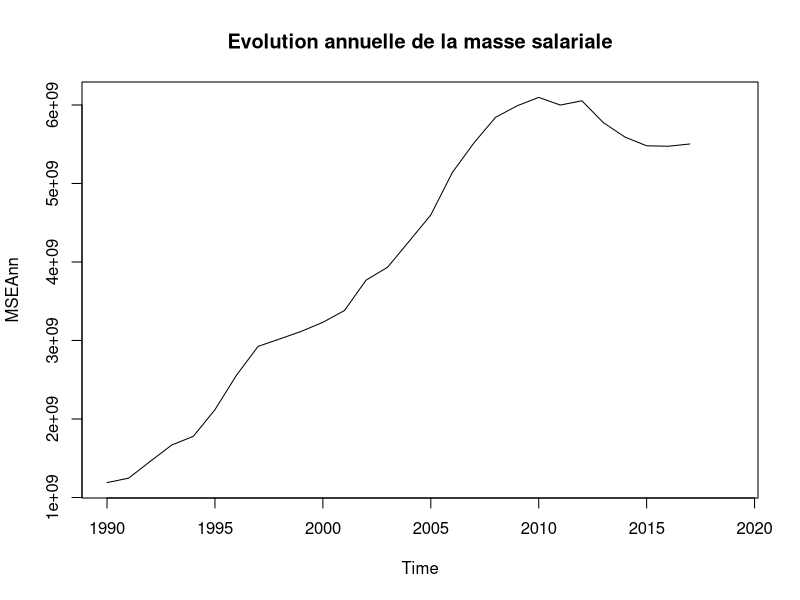
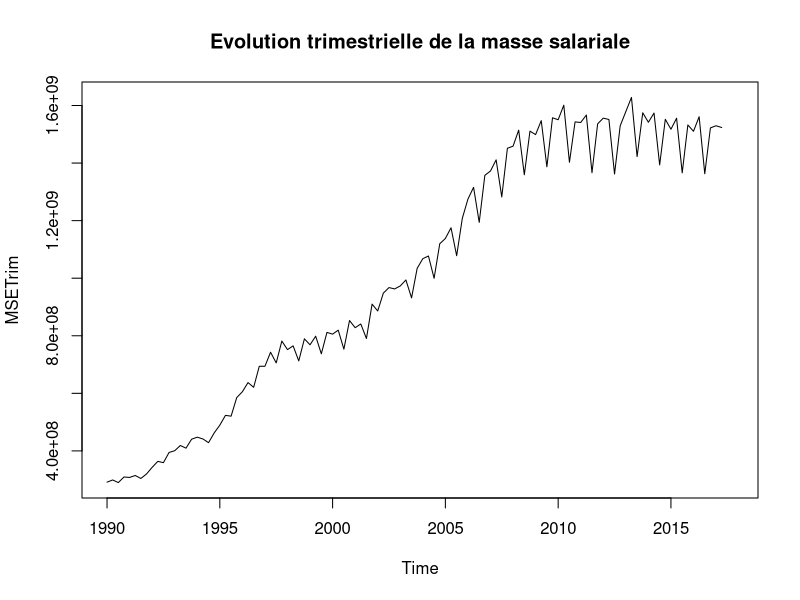
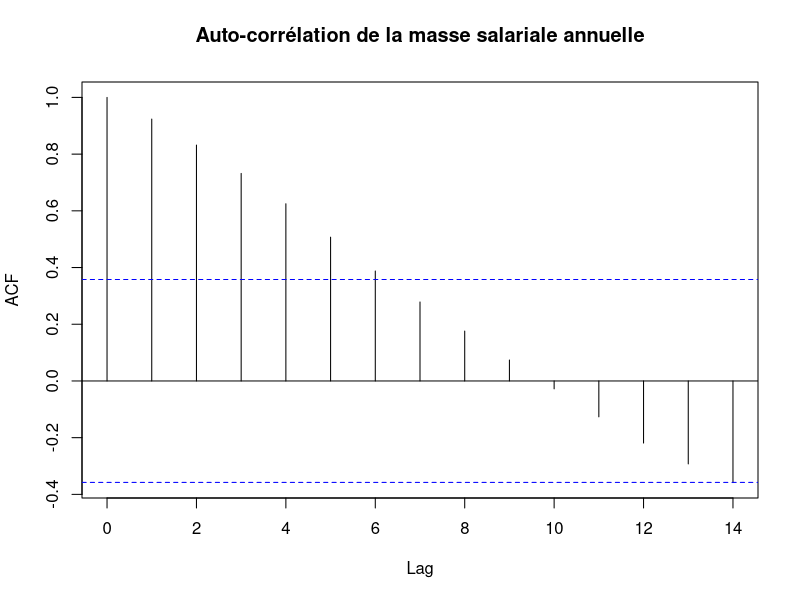
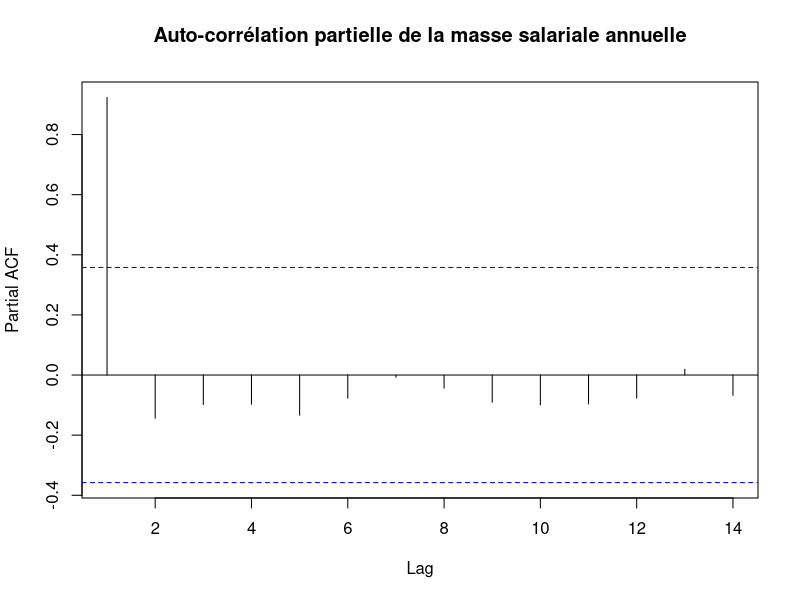
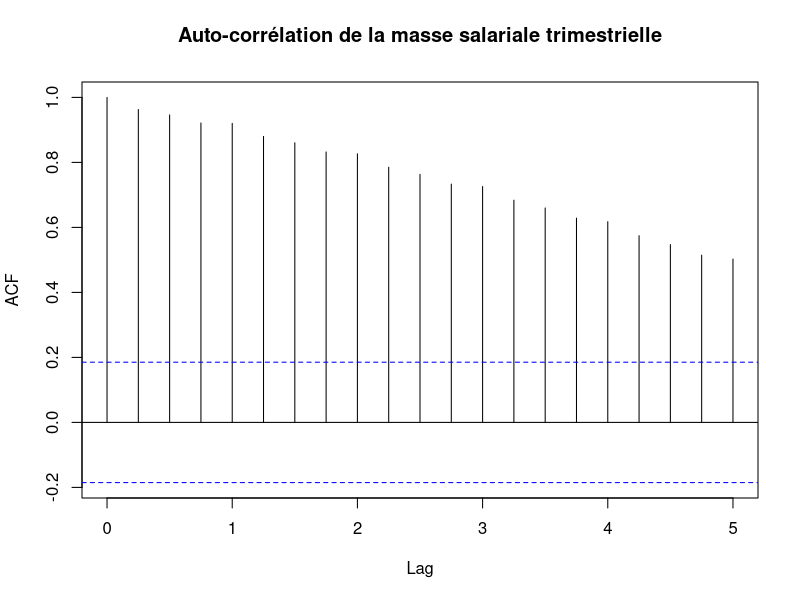
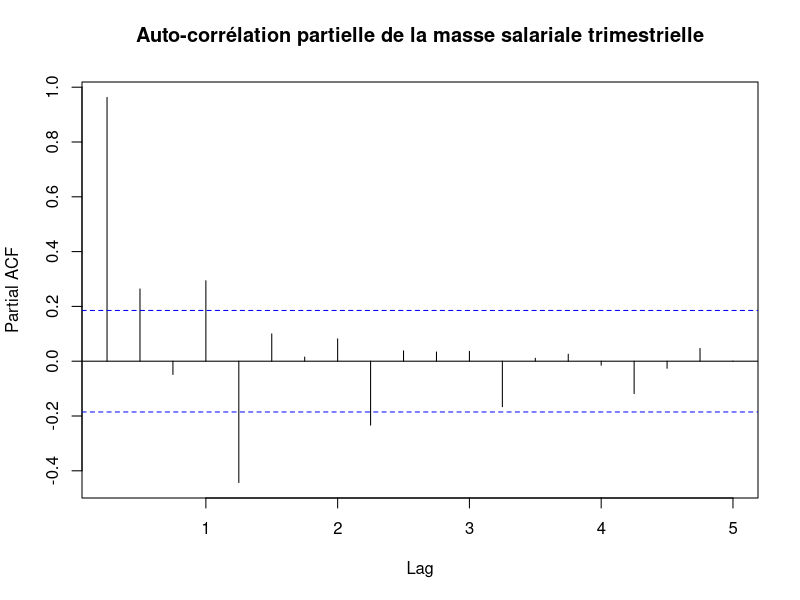
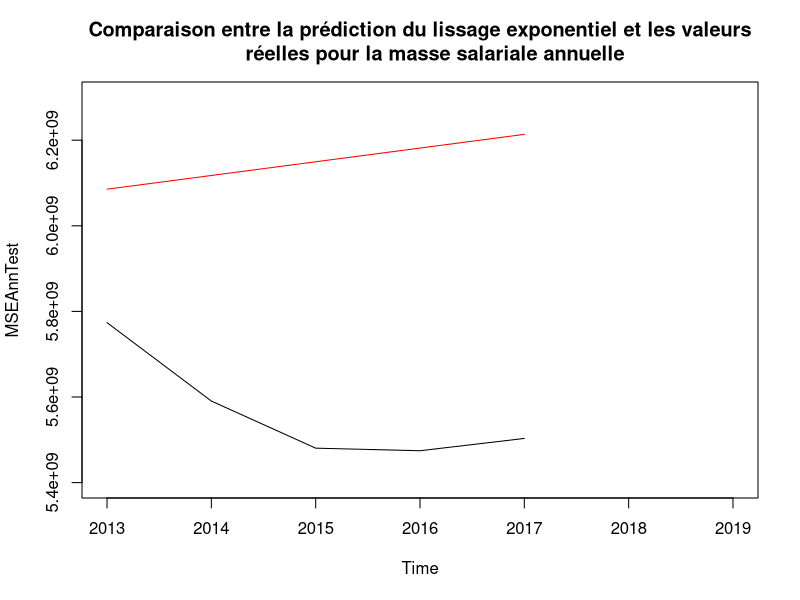
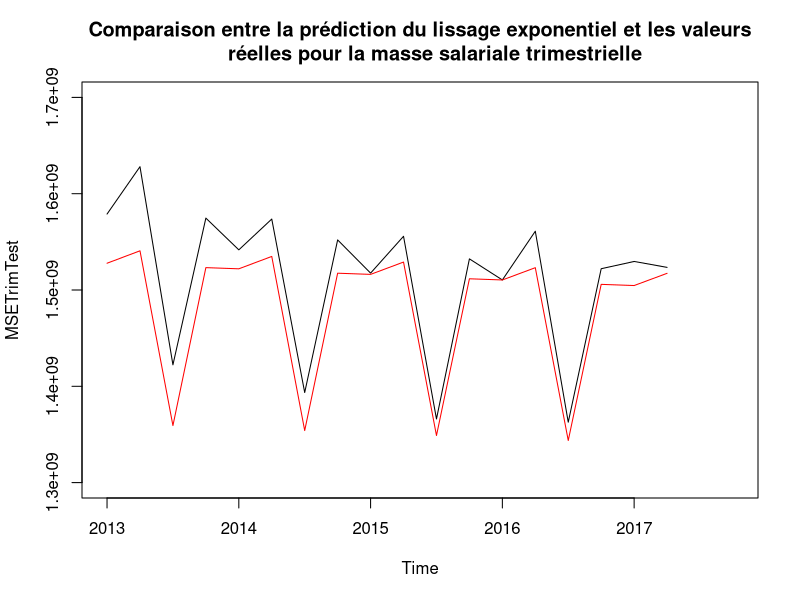

The R script that drew these images, in order: (Note: this script raises an error after producing the figures.)
setwd("/home/gis3/pguillot/PFE/PFE_Time_Series")
library(tseries)
library(forecast)

annuelle <- read.csv("Data/Data_Annuel.csv", sep=";", dec=",", nrows=30)
trim <- read.csv("Data/Data_Trim.csv", sep=";", dec=",")

###Séries temporelles MSE
MSEAnn <- ts(annuelle$MSE, start = 1990, end = 2019)
MSETrim <- ts(trim$MSE, start=c(1990,1), end = c(2017,4), frequency = 4)
plot(MSEAnn, main="Evolution annuelle de la masse salariale")
plot(MSETrim, main="Evolution trimestrielle de la masse salariale")
acf(MSEAnn, main="Auto-corrélation de la masse salariale annuelle", na.action=na.pass)
pacf(MSEAnn, main="Auto-corrélation partielle de la masse salariale annuelle", na.action=na.pass)
acf(MSETrim, main="Auto-corrélation de la masse salariale trimestrielle", na.action=na.pass)
pacf(MSETrim, main="Auto-corrélation partielle de la masse salariale trimestrielle", na.action=na.pass)

#On sépare les séries : modélisations jusque 2015, prévision à partir de 2016

MSEAnnTrain <- window(MSEAnn, start=1990, end=2012)
MSETrimTrain <- window(MSETrim, start=1990, end=c(2012,4))
MSEAnnTest <- window(MSEAnn, start=2013)
MSETrimTest <- window(MSETrim, start=2013)

##Modélisation par Holt-Winter
LEMSEAnn <- HoltWinters(MSEAnnTrain,alpha=NULL,beta=NULL,gamma=FALSE)
LEMSETrim <- HoltWinters(MSETrimTrain,alpha=NULL,beta=NULL,gamma=NULL, seasonal = "mul")
LEMSEAnnPred <- forecast(LEMSEAnn, h = 5)
LEMSETrimPred <- forecast(LEMSETrim, h = 18)

plot(MSEAnnTest, type='l', ylim=c(5400000000,6300000000),
     main="Comparaison entre la prédiction du lissage exponentiel et les valeurs
     réelles pour la masse salariale annuelle")
lines(LEMSEAnnPred$mean, col="red")

plot(MSETrimTest, type='l', ylim=c(1300000000,1700000000),
     main="Comparaison entre la prédiction du lissage exponentiel et les valeurs
     réelles pour la masse salariale trimestrielle")
lines(LEMSETrimPred$mean, col='red')

##Modèles SARIMA
MSEAnnTrainStat <- diff(MSEAnnTrain, differences = 2, lag = 1)
plot(MSEAnnTrainStat, main="Masse salariale annuelle avec une différence de 2")
acf(MSEAnnTrainStat)
pacf(MSEAnnTrainStat)

#Stationnarisation de la série
temp <- diff(MSETrimTrain, differences = 1, lag = 1)
MSETrimTrainStat <- diff(temp, differences = 1, lag = 4)
plot(MSETrimTrainStat, main="Masse salariale trimestrielle avec une différence de 1
     et une saisonnalité de 4")
Box.test(MSETrimTrainStat, type = "Ljung-Box")
acf(MSETrimTrainStat, main="Auto-corrélation de la masse salariale trimestrielle")
pacf(MSETrimTrainStat, main="Auto-corrélation partielle de la masse salariale trimestrielle")

#Train
ARIMAMSETrimTrain <- auto.arima(MSETrimTrain, stationary = F)
plot(MSETrimTrain, main="Comparaison entre le modèle et les données d'apprentissage
     pour la masse salariale trimestrielle")
lines(ARIMAMSETrimTrain$fitted, col="red")

ARIMAMSEAnnTrain <- auto.arima(MSEAnnTrain, stationary = F)
plot(MSEAnnTrain, main="Comparaison entre le modèle et les données d'apprentissage
     pour la masse salariale annuelle")
lines(ARIMAMSEAnnTrain$fitted, col="red")

#Test
ARIMASMICTrimTest <- forecast(ARIMASMICTrimTrain, h = 18)
plot(MSETrimTest, main="Comparaison entre le modèle et les données de validation
     pour la masse salariale trimestrielle", ylim = c(1350000000,1700000000))
lines(ARIMAMSETrimTest$mean, col="red")

ARIMAMSEAnnTest <- forecast(ARIMAMSEAnnTrain, h = 5)
plot(MSEAnnTest, main="Comparaison entre le modèle et les données de validation
     pour la masse salariale annuelle", ylim=c(5400000000,7200000000))
lines(ARIMAMSEAnnTest$mean, col="red")

###SMIC
SMICAnn <- ts(annuelle$SMIC, start = 1990, end = 2019)
SMICTrim <- ts(trim$SMIC, start=c(1990,1), end = c(2017,4), frequency = 4)
plot(SMICAnn, main="Evolution annuelle du SMIC")
plot(SMICTrim, main="Evolution trimestrielle du SMIC")
acf(SMICAnn, main="Auto-corrélation du SMIC", na.action=na.pass)
pacf(SMICAnn, main="Auto-corrélation partielle du SMIC", na.action=na.pass)
acf(SMICTrim, main="Auto-corrélation du SMIC", na.action=na.pass)
pacf(SMICTrim, main="Auto-corrélation partielle du SMIC", na.action=na.pass)

#On sépare les séries : modélisations jusque 2015, prévision à partir de 2016

SMICAnnTrain <- window(SMICAnn, start=1990, end=2012)
SMICTrimTrain <- window(SMICTrim, start=1990, end=c(2012,4))
SMICAnnTest <- window(SMICAnn, start=2013)
SMICTrimTest <- window(SMICTrim, start=2013)

##Modélisation par Holt-Winter
LESMICAnn <- HoltWinters(SMICAnnTrain,alpha=NULL,beta=NULL,gamma=FALSE)
LESMICTrim <- HoltWinters(SMICTrimTrain,alpha=NULL,beta=NULL,gamma=NULL, seasonal = "add")
LESMICAnnPred <- forecast(LESMICAnn, h = 7)
LESMICTrimPred <- forecast(LESMICTrim, h = 20)

plot(SMICAnnTest, type='l', ylim = c(9.4,11),
     main="Comparaison entre la prédiction du lissage exponentiel et les valeurs
     réelles pour le SMIC annuel")
lines(LESMICAnnPred$mean, col="red")

plot(SMICTrimTest, type='l', ylim = c(9.4, 10.7),
     main="Comparaison entre la prédiction du lissage exponentiel et les valeurs
     réelles pour le SMIC trimestrielle")
lines(LESMICTrimPred$mean, col='red')

##Modèles SARIMA

#Train
ARIMASMICTrimTrain <- auto.arima(SMICTrimTrain, stationary = F)
plot(SMICTrimTrain, main="Comparaison entre le modèle et les données d'apprentissage
     pour le SMIC trimestrielle")
lines(ARIMASMICTrimTrain$fitted, col="red")

ARIMASMICAnnTrain <- auto.arima(SMICAnnTrain, stationary = F)
plot(SMICAnnTrain, main="Comparaison entre le modèle et les données d'apprentissage
     pour le SMIC annuel")
lines(ARIMASMICAnnTrain$fitted, col="red")

#Test
ARIMASMICTrimTest <- forecast(ARIMASMICTrimTrain, h = 20)
plot(SMICTrimTest, main="Comparaison entre le modèle et les données de validation
     pour la masse salariale trimestrielle", ylim = c(9.4,10.7))
lines(ARIMASMICTrimTest$mean, col="red")

ARIMASMICAnnTest <- forecast(ARIMASMICAnnTrain, h = 7)
plot(SMICAnnTest, main="Comparaison entre le modèle et les données de validation
     pour la masse salariale annuelle", ylim=c(9.4,11))
lines(ARIMASMICAnnTest$mean, col="red")
